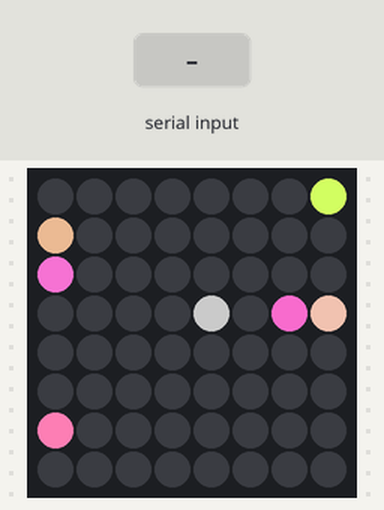
Bench run of a program on a simulated Raspberry Pi (BCM pin numbers) with a Sense HAT. On the bench: the Sense HAT's 8×8 RGB LED matrix. The inputs (shaded band) are chosen by the test bench. Random numbers come from a fixed seed. At 1.3 s the program stops and its outputs stay as they are.

Above: at 0.07 s.
At 1.28 s:
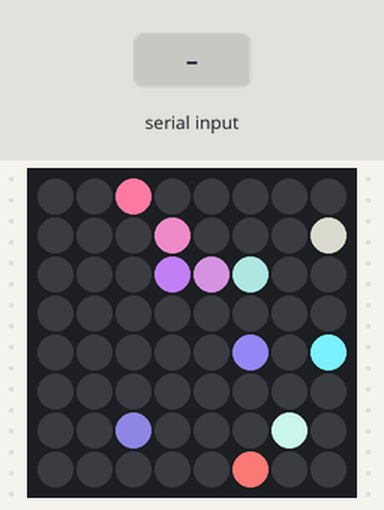
1.3 s: "x" typed at the terminal
At 1.9 s:
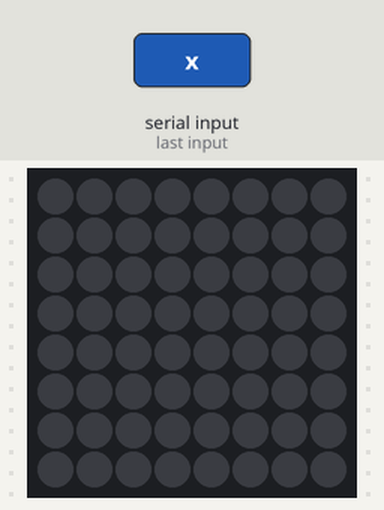
Timing chart, 0 to 2.8 s (numbered marks = the images above; inputs shaded):
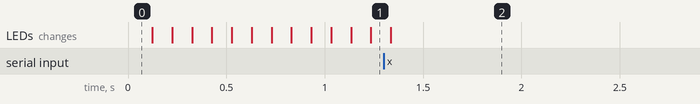

The program:

sparkle.py
```python
from sense_hat import SenseHat
import time
import random
import sys
import termios
import tty
import select

def is_key_pressed():
    dr, _, _ = select.select([sys.stdin], [], [], 0)
    return dr

def get_key():
    return sys.stdin.read(1)

sense = SenseHat()
sense.set_rotation(0)
sense.clear()  # Reset display before runningx

try:
    while True:
        if is_key_pressed():
            key = get_key()
            if key.lower() == 'x':
                break

        pixels = [[0, 0, 0] for _ in range(64)]
        num_sparkles = random.randint(5, 12)
        sparkle_indices = random.sample(range(64), num_sparkles)
        for idx in sparkle_indices:
            r = random.randint(100, 255)
            g = random.randint(100, 255)
            b = random.randint(100, 255)
            pixels[idx] = [r, g, b]
        sense.set_pixels(pixels)
        time.sleep(0.1)
except (KeyboardInterrupt, SystemExit):
    pass
finally:
    sense.clear()  # Reset display on exit
    sys.exit(0)
```
